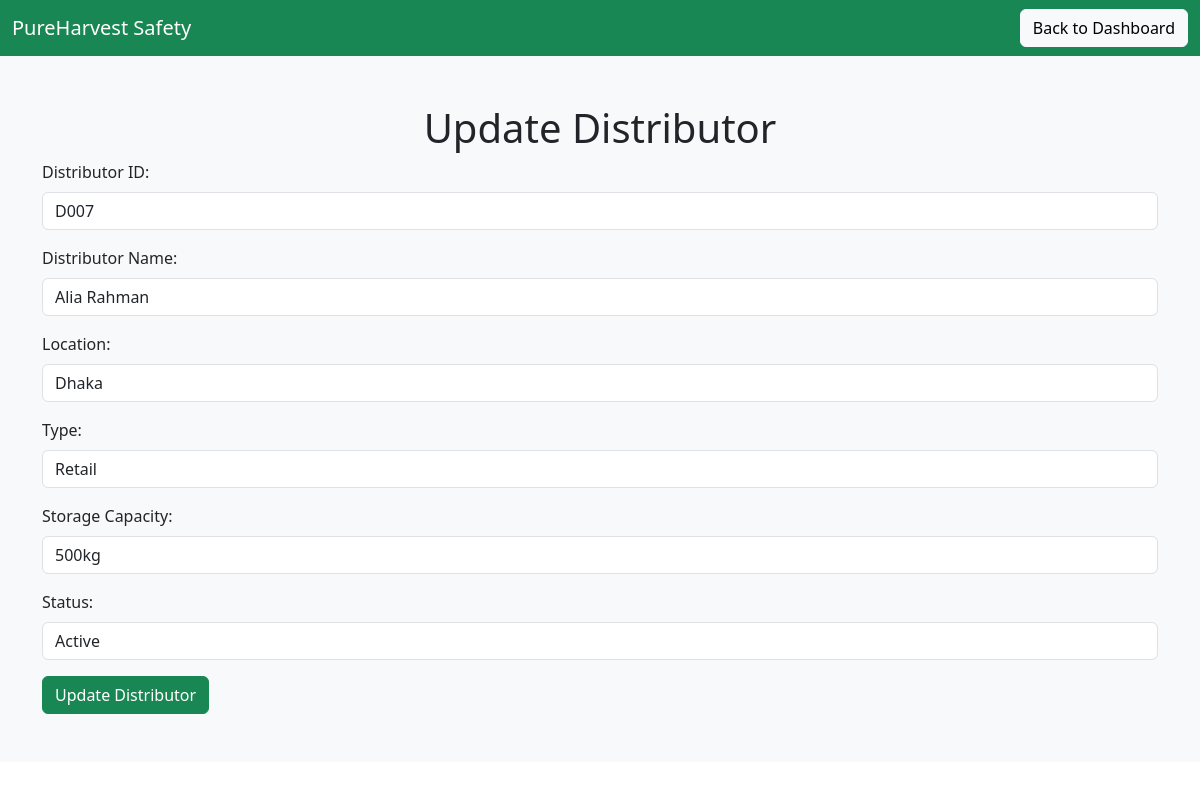
Screenshot of /update_distributor.php?id=D007 with the database file from the repository.
### tables this page shows
CREATE TABLE `distributor` (
  `id` int(11) NOT NULL,
  `distributor_id` varchar(255) NOT NULL,
  `distributor_name` varchar(255) NOT NULL,
  `location` varchar(255) NOT NULL,
  `type` varchar(100) NOT NULL,
  `storage_capacity` varchar(100) NOT NULL,
  `status` varchar(50) NOT NULL
);

### update_distributor.php (the view, shortened to what this page needs)
<?php
include 'db_connection.php';
if (isset($_GET['id'])) {
    $distributor_id = $_GET['id'];
    $sql = "SELECT * FROM distributor WHERE distributor_id = '$distributor_id'";
    $result = $conn->query($sql);
    if ($result->num_rows > 0) {
        $row = $result->fetch_assoc();
    } else {
        echo "Distributor not found!";
        exit();
    }
}
?>
<!DOCTYPE html>
<html lang="en">
<head>
  <link href="https://cdn.jsdelivr.net/npm/bootstrap@5.3.0/dist/css/bootstrap.min.css" rel="stylesheet">
</head>
<body>
<nav class="navbar navbar-expand-lg navbar-dark bg-success">
  <div class="container-fluid">
    <a class="navbar-brand" href="#">PureHarvest Safety</a>
    <a class="btn btn-light ms-auto" href="index.php">Back to Dashboard</a>
  </div>
</nav>
<section class="py-5 bg-light">
  <div class="container">
    <h1 class="text-center">Update Distributor</h1>
    <form method="POST" action="distributor_update.php?id=<?php echo $row['distributor_id']; ?>">
      <div class="mb-3">
        <label for="distributor_id" class="form-label">Distributor ID:</label>
        <input type="text" name="distributor_id" class="form-control" value="<?php echo $row['distributor_id']; ?>" readonly required>
      </div>
      <div class="mb-3">
        <label for="distributor_name" class="form-label">Distributor Name:</label>
        <input type="text" name="distributor_name" class="form-control" value="<?php echo $row['distributor_name']; ?>" required>
      </div>
      <div class="mb-3">
        <label for="location" class="form-label">Location:</label>
        <input type="text" name="location" class="form-control" value="<?php echo $row['location']; ?>" required>
      </div>
      <div class="mb-3">
        <label for="type" class="form-label">Type:</label>
        <input type="text" name="type" class="form-control" value="<?php echo $row['type']; ?>" required>
      </div>
      <div class="mb-3">
        <label for="storage_capacity" class="form-label">Storage Capacity:</label>
        <input type="text" name="storage_capacity" class="form-control" value="<?php echo $row['storage_capacity']; ?>" required>
      </div>
      <div class="mb-3">
        <label for="status" class="form-label">Status:</label>
        <input type="text" name="status" class="form-control" value="<?php echo $row['status']; ?>" required>
      </div>
      <button type="submit" class="btn btn-success">Update Distributor</button>
    </form>
  </div>
</section>
</body>
</html>

### rows the page displays
distributor: distributor_id "D007", distributor_name "Alia Rahman", location "Dhaka", type "Retail", storage_capacity "500kg", status "Active"
